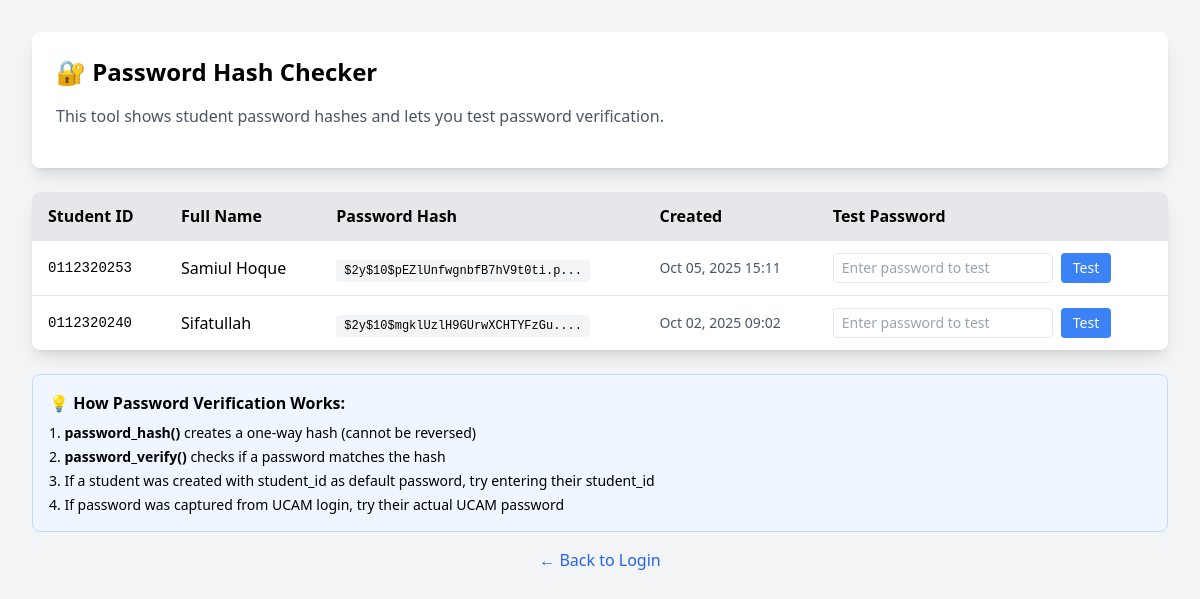
The app's page /admin/check_passwords.php, older data.
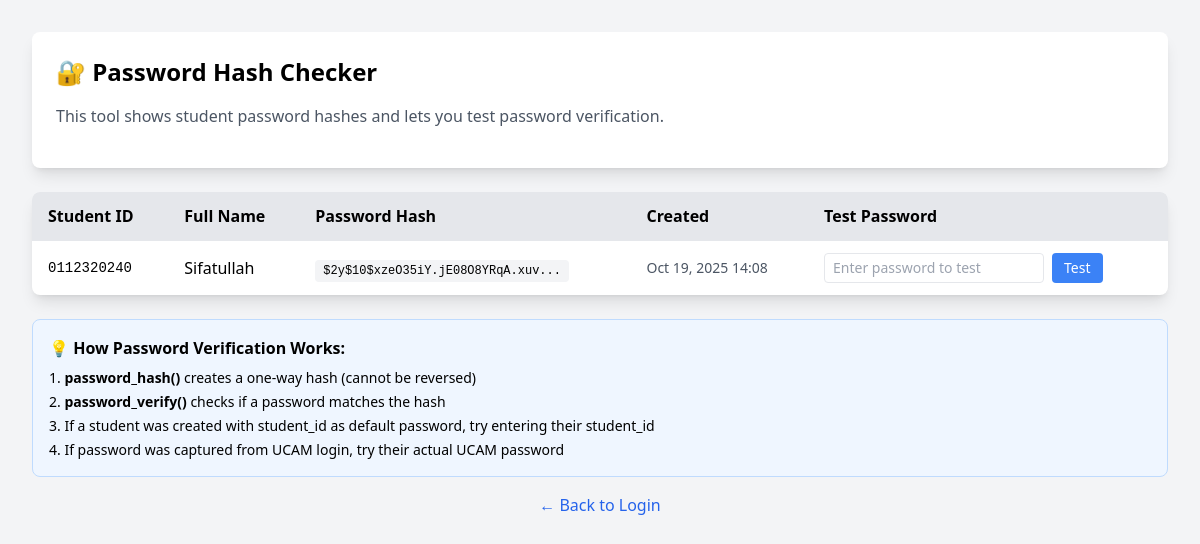
The same page, newer data.
### tables this page shows
CREATE TABLE `students` (
  `student_id` varchar(10) NOT NULL,
  `password_hash` varchar(255) NOT NULL,
  `full_name` varchar(100) NOT NULL,
  `email` varchar(100) DEFAULT NULL,
  `phone` varchar(20) DEFAULT NULL,
  `date_of_birth` date DEFAULT NULL,
  `blood_group` varchar(5) DEFAULT NULL,
  `father_name` varchar(100) DEFAULT NULL,
  `mother_name` varchar(100) DEFAULT NULL,
  `address` text DEFAULT NULL COMMENT 'Student address',
  `emergency_contact_name` varchar(100) DEFAULT NULL COMMENT 'Emergency contact person',
  `emergency_contact_phone` varchar(20) DEFAULT NULL COMMENT 'Emergency contact phone',
  `bio` text DEFAULT NULL COMMENT 'Student bio/about',
  `program_id` int(11) NOT NULL,
  `current_trimester_number` int(11) DEFAULT 1,
  `total_completed_credits` int(11) DEFAULT 0,
  `current_cgpa` decimal(3,2) DEFAULT 0.00,
  `total_points` int(11) DEFAULT 0,
  `profile_picture` varchar(255) DEFAULT NULL,
  `admission_date` date DEFAULT NULL,
  `status` enum('active','inactive','graduated','withdrawn') DEFAULT 'active',
  `created_at` timestamp NOT NULL DEFAULT current_timestamp(),
  `updated_at` timestamp NOT NULL DEFAULT current_timestamp() ON UPDATE current_timestamp(),
  `focus_streak` int(11) DEFAULT 0 COMMENT 'Current daily focus streak',
  `email_notifications_enabled` tinyint(1) DEFAULT 1 COMMENT 'Email notifications toggle (1=on, 0=off)',
  `notification_preferences` longtext DEFAULT NULL COMMENT 'JSON object for granular notification settings' CHECK (json_valid(`notification_preferences`))
);

### admin/check_passwords.php (the view, shortened to what this page needs)
<?php
require_once('../config/database.php');
?>
<!DOCTYPE html>
<html lang="en">
<head>
    <script src="https://cdn.tailwindcss.com"></script>
</head>
<body class="bg-gray-100 p-8">
    <div class="max-w-6xl mx-auto">
        <div class="bg-white rounded-lg shadow-lg p-6 mb-6">
            <h1 class="text-2xl font-bold mb-4">🔐 Password Hash Checker</h1>
            <p class="text-gray-600 mb-4">This tool shows student password hashes and lets you test password verification.</p>
        </div>
        <?php
        $result = $conn->query("SELECT student_id, full_name, password_hash, created_at, updated_at FROM students ORDER BY created_at DESC");
        if ($result->num_rows > 0):
        ?>
        <div class="bg-white rounded-lg shadow-lg overflow-hidden">
            <table class="w-full">
                <thead class="bg-gray-200">
                    <tr>
                        <th class="px-4 py-3 text-left">Student ID</th>
                        <th class="px-4 py-3 text-left">Full Name</th>
                        <th class="px-4 py-3 text-left">Password Hash</th>
                        <th class="px-4 py-3 text-left">Created</th>
                        <th class="px-4 py-3 text-left">Test Password</th>
                    </tr>
                </thead>
                <tbody>
                    <?php while ($student = $result->fetch_assoc()): ?>
                    <tr class="border-t hover:bg-gray-50">
                        <td class="px-4 py-3 font-mono text-sm"><?php echo htmlspecialchars($student['student_id']); ?></td>
                        <td class="px-4 py-3"><?php echo htmlspecialchars($student['full_name']); ?></td>
                        <td class="px-4 py-3">
                            <code class="text-xs bg-gray-100 px-2 py-1 rounded">
                                <?php echo substr($student['password_hash'], 0, 30) . '...'; ?>
                            </code>
                        </td>
                        <td class="px-4 py-3 text-sm text-gray-600">
                            <?php echo date('M d, Y H:i', strtotime($student['created_at'])); ?>
                        </td>
                        <td class="px-4 py-3">
                            <form method="POST" class="flex gap-2">
                                <input
                                    type="text"
                                    name="test_password"
                                    placeholder="Enter password to test"
                                    class="border rounded px-2 py-1 text-sm"
                                    required
                                >
                                <button
                                    type="submit"
                                    name="test_verify"
                                    class="bg-blue-500 text-white px-3 py-1 rounded text-sm hover:bg-blue-600"
                                >
                                    Test
                                </button>
                            </form>
                        </td>
                    </tr>
                    <?php endwhile; ?>
                </tbody>
            </table>
        </div>
        <?php else: ?>
        <div class="bg-yellow-100 border border-yellow-400 text-yellow-800 px-4 py-3 rounded">
            No students found in database.
        </div>
        <?php endif; ?>
        <div class="mt-6 bg-blue-50 border border-blue-200 rounded-lg p-4">
            <h3 class="font-bold mb-2">💡 How Password Verification Works:</h3>
            <ol class="list-decimal list-inside space-y-1 text-sm">
                <li><strong>password_hash()</strong> creates a one-way hash (cannot be reversed)</li>
                <li><strong>password_verify()</strong> checks if a password matches the hash</li>
                <li>If a student was created with student_id as default password, try entering their student_id</li>
                <li>If password was captured from UCAM login, try their actual UCAM password</li>
            </ol>
        </div>
        <div class="mt-4 text-center">
            <a href="../login.html" class="text-blue-600 hover:text-blue-800">← Back to Login</a>
        </div>
    </div>
</body>
</html>

Row changes from the older to the newer data that the page shows:
removed students: student_id "0112320253", full_name "Samiul Hoque", password_hash "$2y$10$pEZlUnfwgnbfB7hV9t0ti.p", created_at "Oct 05, 2025 15:11"
changed students "Sifatullah": password_hash "$2y$10$mgklUzlH9GUrwXCHTYFzGu." → "$2y$10$xzeO35iY.jE08O8YRqA.xuv"; created_at "Oct 02, 2025 09:02" → "Oct 19, 2025 14:08"
